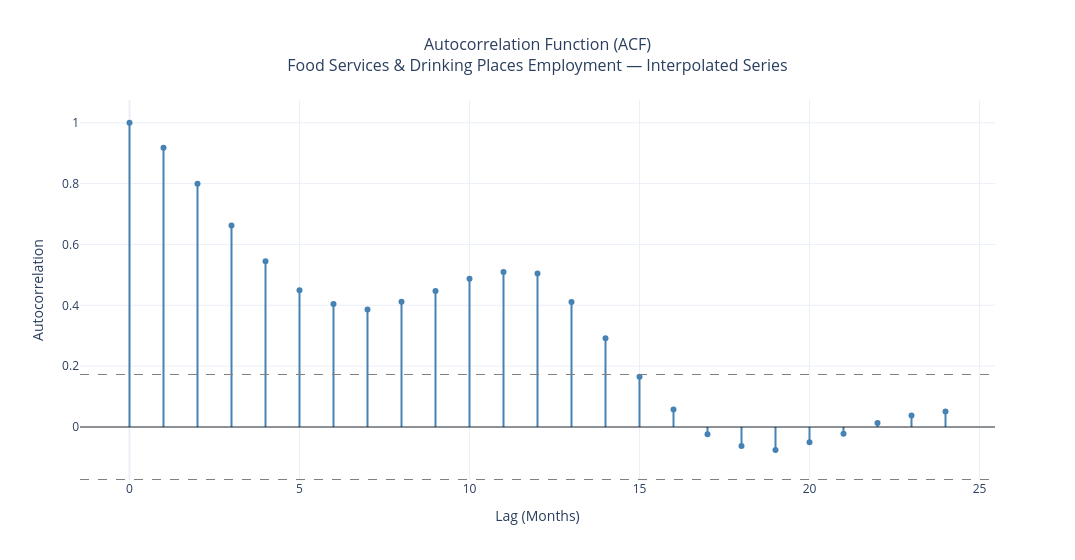

The notebook cell this image was saved under:
### Markdown cell above
## Seasonality

Employment in food services follows a clear seasonal pattern. It generally builds through the spring, reaches its highest levels during the summer months from June through August, and then tapers off through the fall before reaching its lowest levels in January and February.

The timing of this pattern remains broadly consistent across years. The pandemic period should be interpreted cautiously, however, because the actual employment values from March 2020 through June 2021 were replaced through interpolation. The smooth pattern shown during that period reflects the modeling approach rather than the recorded collapse and recovery.

The yearly overlay provides a broader view of employment levels. It shows growth from 2016 through 2019, a smooth interpolated transition during the pandemic period, and higher employment levels in recent years. In 2026, employment follows the familiar spring and summer rise before declining in September, while remaining above the same months in earlier years shown. Because the monthly averages combine years with different overall employment levels, they provide descriptive evidence of seasonality rather than a pure seasonal estimate.

The STL decomposition provides a separate estimate of the recurring monthly pattern. The timing of the seasonal changes remains broadly consistent, while their magnitude varies across years. The smaller seasonal swings around the pandemic period may partly reflect the interpolation, which removed the observed fluctuations within that window. The chart suggests that the timing of the employment cycle is relatively stable, but differences in the size of the seasonal movement should be interpreted with that modeling choice in mind.

### Code cell
# =============================================================================
# Section 4: ACF
# =============================================================================

acf_values = acf(df_interp['employed'], nlags=24)
lags = list(range(len(acf_values)))

fig = go.Figure()

# Zero line
fig.add_hline(y=0, line_color='black', line_width=0.8)

# Approximate 95% white-noise reference bounds
n = len(df_interp['employed'])
ci_bound = 1.96 / np.sqrt(n)
fig.add_hline(y=ci_bound, line_dash='dash', line_color='gray', line_width=1)
fig.add_hline(y=-ci_bound, line_dash='dash', line_color='gray', line_width=1)

# ACF stems
for i, (lag, val) in enumerate(zip(lags, acf_values)):
    fig.add_trace(go.Scatter(
        x=[lag, lag],
        y=[0, val],
        mode='lines',
        line=dict(color='steelblue', width=2),
        showlegend=False,
        hoverinfo='skip'
    ))

# ACF points
fig.add_trace(go.Scatter(
    x=lags,
    y=acf_values,
    mode='markers',
    marker=dict(color='steelblue', size=6),
    name='ACF',
    showlegend=False,
    hovertemplate='Lag %{x}: %{y:.3f}<extra></extra>'
))

fig.update_layout(
        title=dict(
        text='Autocorrelation Function (ACF)<br>'
             'Food Services & Drinking Places Employment — Interpolated Series',
        x=0.5,
        font=dict(size=16)
    ),
    xaxis_title='Lag (Months)',
    yaxis_title='Autocorrelation',
    width=1075,
    template='plotly_white',
    hovermode='closest'
)

fig.show()

### Figure 1 — Plotly figure (JSON) as saved in the notebook; plotly's stock layout.template omitted (floating-point values rounded to 4 significant figures)
{"data": [{"hoverinfo": "skip", "line": {"color": "steelblue", "width": 2}, "mode": "lines", "showlegend": false, "type": "scatter", "x": [0, 0], "y": [0, 1]}, {"hoverinfo": "skip", "line": {"color": "steelblue", "width": 2}, "mode": "lines", "showlegend": false, "type": "scatter", "x": [1, 1], "y": [0, 0.9182]}, {"hoverinfo": "skip", "line": {"color": "steelblue", "width": 2}, "mode": "lines", "showlegend": false, "type": "scatter", "x": [2, 2], "y": [0, 0.7995]}, {"hoverinfo": "skip", "line": {"color": "steelblue", "width": 2}, "mode": "lines", "showlegend": false, "type": "scatter", "x": [3, 3], "y": [0, 0.6625]}, {"hoverinfo": "skip", "line": {"color": "steelblue", "width": 2}, "mode": "lines", "showlegend": false, "type": "scatter", "x": [4, 4], "y": [0, 0.5444]}, {"hoverinfo": "skip", "line": {"color": "steelblue", "width": 2}, "mode": "lines", "showlegend": false, "type": "scatter", "x": [5, 5], "y": [0, 0.4494]}, {"hoverinfo": "skip", "line": {"color": "steelblue", "width": 2}, "mode": "lines", "showlegend": false, "type": "scatter", "x": [6, 6], "y": [0, 0.4042]}, {"hoverinfo": "skip", "line": {"color": "steelblue", "width": 2}, "mode": "lines", "showlegend": false, "type": "scatter", "x": [7, 7], "y": [0, 0.3865]}, {"hoverinfo": "skip", "line": {"color": "steelblue", "width": 2}, "mode": "lines", "showlegend": false, "type": "scatter", "x": [8, 8], "y": [0, 0.4117]}, {"hoverinfo": "skip", "line": {"color": "steelblue", "width": 2}, "mode": "lines", "showlegend": false, "type": "scatter", "x": [9, 9], "y": [0, 0.4472]}, {"hoverinfo": "skip", "line": {"color": "steelblue", "width": 2}, "mode": "lines", "showlegend": false, "type": "scatter", "x": [10, 10], "y": [0, 0.4874]}, {"hoverinfo": "skip", "line": {"color": "steelblue", "width": 2}, "mode": "lines", "showlegend": false, "type": "scatter", "x": [11, 11], "y": [0, 0.5096]}, {"hoverinfo": "skip", "line": {"color": "steelblue", "width": 2}, "mode": "lines", "showlegend": false, "type": "scatter", "x": [12, 12], "y": [0, 0.5042]}, {"hoverinfo": "skip", "line": {"color": "steelblue", "width": 2}, "mode": "lines", "showlegend": false, "type": "scatter", "x": [13, 13], "y": [0, 0.4106]}, {"hoverinfo": "skip", "line": {"color": "steelblue", "width": 2}, "mode": "lines", "showlegend": false, "type": "scatter", "x": [14, 14], "y": [0, 0.2916]}, {"hoverinfo": "skip", "line": {"color": "steelblue", "width": 2}, "mode": "lines", "showlegend": false, "type": "scatter", "x": [15, 15], "y": [0, 0.1652]}, {"hoverinfo": "skip", "line": {"color": "steelblue", "width": 2}, "mode": "lines", "showlegend": false, "type": "scatter", "x": [16, 16], "y": [0, 0.05783]}, {"hoverinfo": "skip", "line": {"color": "steelblue", "width": 2}, "mode": "lines", "showlegend": false, "type": "scatter", "x": [17, 17], "y": [0, -0.02422]}, {"hoverinfo": "skip", "line": {"color": "steelblue", "width": 2}, "mode": "lines", "showlegend": false, "type": "scatter", "x": [18, 18], "y": [0, -0.06273]}, {"hoverinfo": "skip", "line": {"color": "steelblue", "width": 2}, "mode": "lines", "showlegend": false, "type": "scatter", "x": [19, 19], "y": [0, -0.07526]}, {"hoverinfo": "skip", "line": {"color": "steelblue", "width": 2}, "mode": "lines", "showlegend": false, "type": "scatter", "x": [20, 20], "y": [0, -0.05014]}, {"hoverinfo": "skip", "line": {"color": "steelblue", "width": 2}, "mode": "lines", "showlegend": false, "type": "scatter", "x": [21, 21], "y": [0, -0.02204]}, {"hoverinfo": "skip", "line": {"color": "steelblue", "width": 2}, "mode": "lines", "showlegend": false, "type": "scatter", "x": [22, 22], "y": [0, 0.01293]}, {"hoverinfo": "skip", "line": {"color": "steelblue", "width": 2}, "mode": "lines", "showlegend": false, "type": "scatter", "x": [23, 23], "y": [0, 0.03769]}, {"hoverinfo": "skip", "line": {"color": "steelblue", "width": 2}, "mode": "lines", "showlegend": false, "type": "scatter", "x": [24, 24], "y": [0, 0.05077]}, {"hovertemplate": "Lag %{x}: %{y:.3f}<extra></extra>", "marker": {"color": "steelblue", "size": 6}, "mode": "markers", "name": "ACF", "showlegend": false, "type": "scatter", "x": [0, 1, 2, 3, 4, 5, 6, 7, 8, 9, 10, 11, 12, 13, 14, 15, 16, 17, 18, 19, 20, 21, 22, 23, 24], "y": [1.0, 0.9182, 0.7995, 0.6625, 0.5444, 0.4494, 0.4042, 0.3865, 0.4117, 0.4472, 0.4874, 0.5096, 0.5042, 0.4106, 0.2916, 0.1652, 0.05783, -0.02422, -0.06273, -0.07526, -0.05014, -0.02204, 0.01293, 0.03769, 0.05077]}], "layout": {"hovermode": "closest", "shapes": [{"line": {"color": "black", "width": 0.8}, "type": "line", "x0": 0, "x1": 1, "xref": "x domain", "y0": 0, "y1": 0, "yref": "y"}, {"line": {"color": "gray", "dash": "dash", "width": 1}, "type": "line", "x0": 0, "x1": 1, "xref": "x domain", "y0": 0.1726, "y1": 0.1726, "yref": "y"}, {"line": {"color": "gray", "dash": "dash", "width": 1}, "type": "line", "x0": 0, "x1": 1, "xref": "x domain", "y0": -0.1726, "y1": -0.1726, "yref": "y"}], "title": {"font": {"size": 16}, "text": "Autocorrelation Function (ACF)<br>Food Services & Drinking Places Employment — Interpolated Series", "x": 0.5}, "width": 1075, "xaxis": {"title": {"text": "Lag (Months)"}}, "yaxis": {"title": {"text": "Autocorrelation"}}}}
